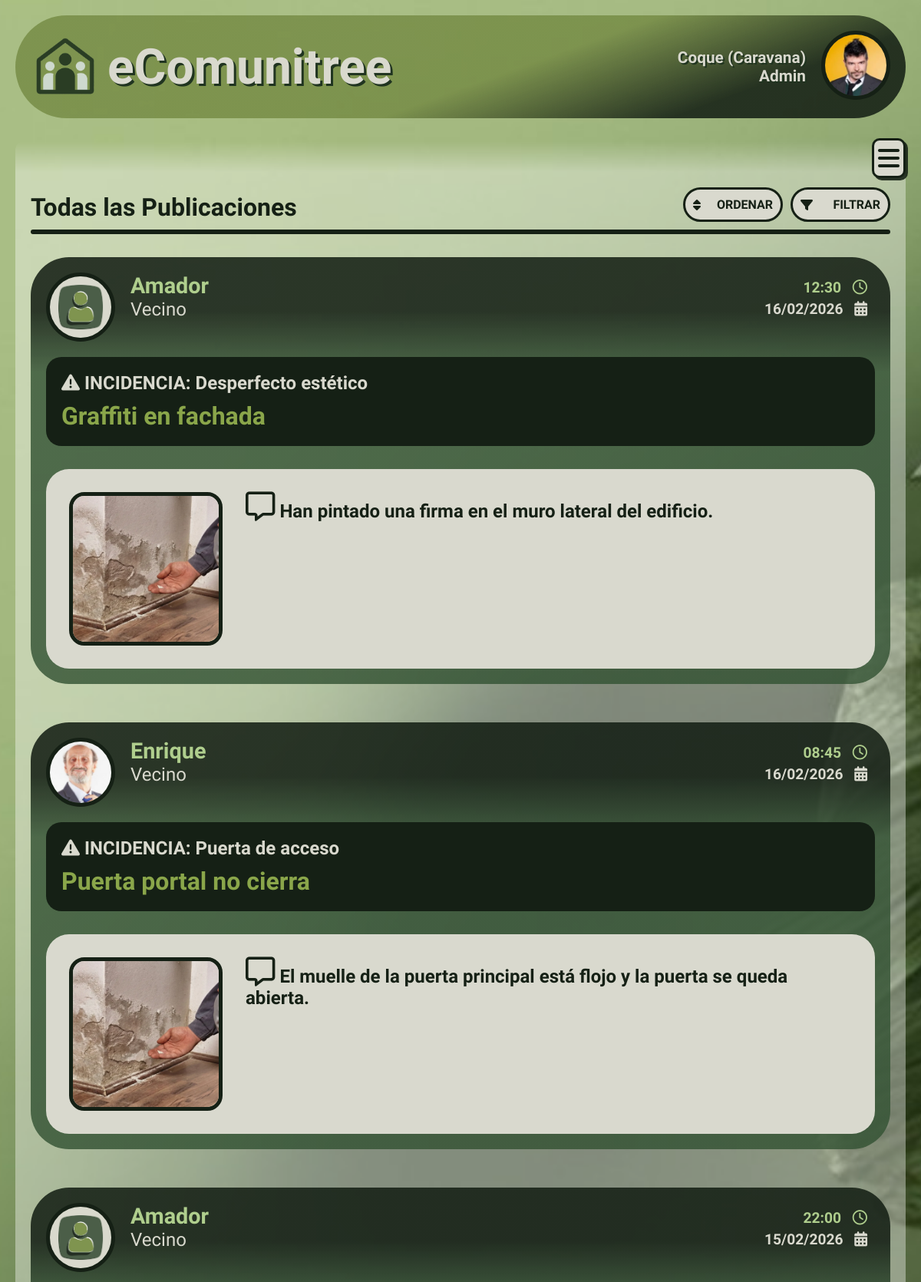
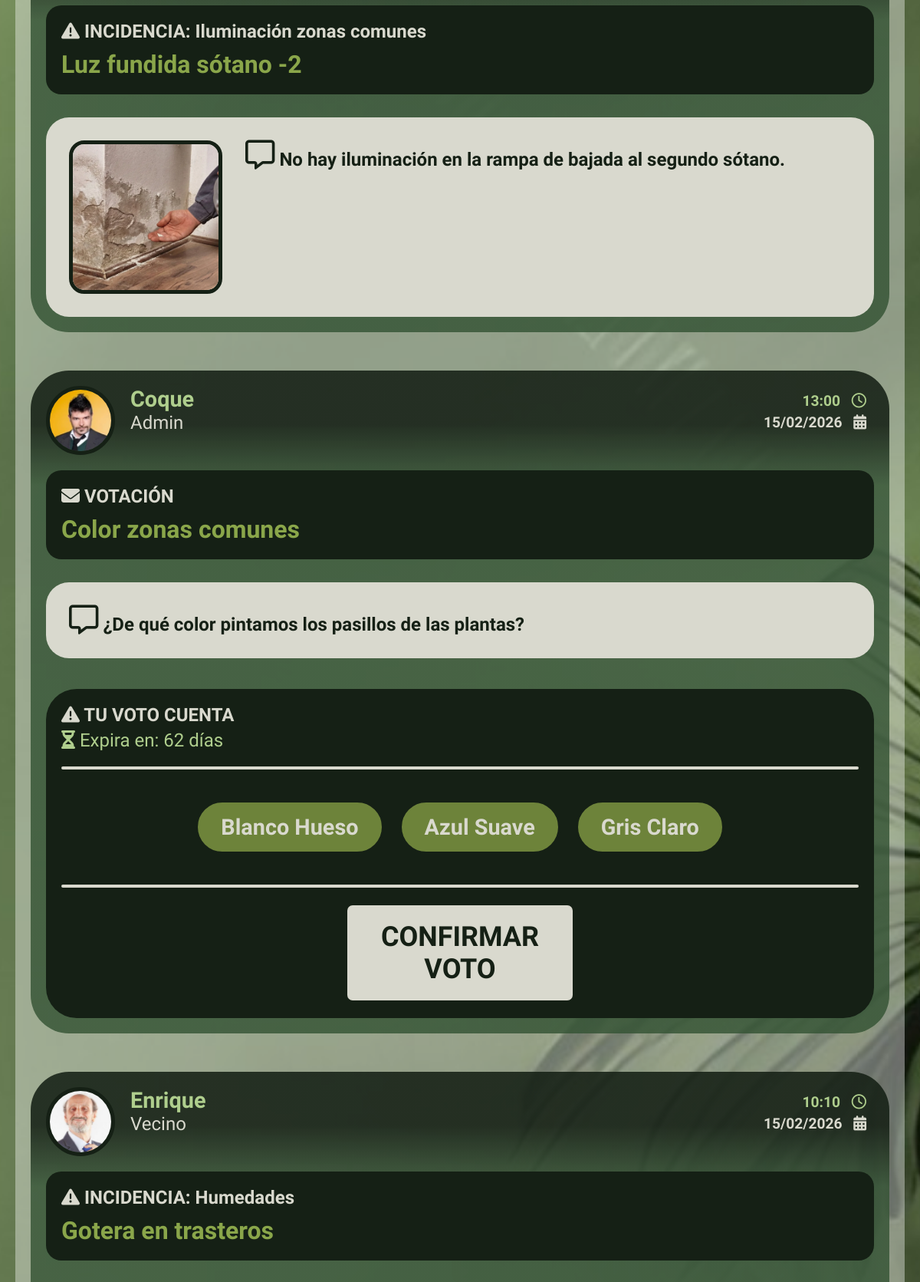
The app's page /index.php (signed in, upper part) with its own data (2 pictures, top to bottom).
### tables this page shows
CREATE TABLE publicaciones (
    id_publicacion INT AUTO_INCREMENT PRIMARY KEY,
    id_usuario INT NOT NULL,
    tipo ENUM('aviso', 'incidencia', 'votacion') NOT NULL,
    titulo VARCHAR(150) NOT NULL,
    contenido TEXT NOT NULL,
    fecha_creacion TIMESTAMP DEFAULT CURRENT_TIMESTAMP,
    FOREIGN KEY (id_usuario) REFERENCES usuarios(id_usuario) ON DELETE CASCADE
);

CREATE TABLE usuarios (
    id_usuario INT AUTO_INCREMENT PRIMARY KEY,
    nombre VARCHAR(100) NOT NULL,
    apellidos VARCHAR(150),
    email VARCHAR(150) NOT NULL UNIQUE,
    password VARCHAR(255) NOT NULL,
    rol ENUM('vecino', 'presidente', 'admin') NOT NULL,
    telefono VARCHAR(20),
    vivienda VARCHAR(20) NOT NULL,
    foto VARCHAR(255) DEFAULT 'default.jpg',
    activo BOOLEAN DEFAULT TRUE,
    fecha_creacion TIMESTAMP DEFAULT CURRENT_TIMESTAMP
);

CREATE TABLE tipos_incidencia (
    id_tipo_incidencia INT AUTO_INCREMENT PRIMARY KEY,
    nombre VARCHAR(100) NOT NULL,
    descripcion TEXT,
    activo BOOLEAN DEFAULT TRUE
);

CREATE TABLE votaciones (
    id_publicacion INT PRIMARY KEY,
    fecha_cierre DATE NOT NULL,
    FOREIGN KEY (id_publicacion) REFERENCES publicaciones(id_publicacion) ON DELETE CASCADE
);

CREATE TABLE opciones_votacion (
    id_opcion INT AUTO_INCREMENT PRIMARY KEY,
    id_publicacion INT NOT NULL,
    texto VARCHAR(150) NOT NULL,
    FOREIGN KEY (id_publicacion) REFERENCES votaciones(id_publicacion) ON DELETE CASCADE
);

### index.php (the view, shortened to what this page needs)
<?php
    include("db/db.inc");
    $num_lineas = 8;
    $pagina = isset($_GET['pag']) ? max(1, intval($_GET['pag'])) : 1;
    $offset = ($pagina - 1) * $num_lineas;
    $resultado = $conn->query(
        "SELECT p.*,
            u.nombre AS autor_nombre, u.rol AS autor_rol, u.foto AS autor_foto,
            i.subtitulo, i.estado, i.prioridad,
            ti.nombre AS tipo_incidencia_nombre,
            v.fecha_cierre
        FROM publicaciones p
        INNER JOIN usuarios u ON p.id_usuario = u.id_usuario
        LEFT JOIN incidencias i ON p.id_publicacion = i.id_publicacion
        LEFT JOIN tipos_incidencia ti ON i.id_tipo_incidencia = ti.id_tipo_incidencia
        LEFT JOIN votaciones v ON p.id_publicacion = v.id_publicacion
        ORDER BY fecha_creacion DESC
        LIMIT $num_lineas OFFSET $offset"
    );
    $publicaciones = $resultado->fetch_all(MYSQLI_ASSOC);
?>
<!DOCTYPE html>
<html lang="en">
<head>
    <link rel="stylesheet" href="css/index/index.css">
</head>
<body>
    <header class="body-header">
        <a href="index.php" class="btn-index">
            <img src="img/logo-transparencia.png" alt="logotipo">
            <h1>eComunitree</h1>
        </a>
        <div class="user">
            <div class="user-name">
                <p><?= $_SESSION["nombre"] ?> (<?= $_SESSION["vivienda"] ?>)</p>
                <p><?= ucfirst($_SESSION["rol"]) ?></p>
            </div>
            <a href="desconectar.php" title="Cerrar sesión">
                <img src="img_user/<?= $_SESSION["foto"]; ?>" alt="Perfil de <?= $_SESSION['nombre']; ?>">
            </a>
        </div>
    </header>
    <main>
        <section class="feed">
            <header class="section-header">
                <h2>Todas las Publicaciones</h2>
                <div class="section-btns">
                    <a href="#" class="btn-order">
                        <i class="fa-solid fa-sort"></i>
                        <p>ORDENAR</p>
                    </a>
                    <a href="#" class="btn-filter">
                        <i class="fa-solid fa-filter"></i>
                        <p>FILTRAR</p>
                    </a>
                </div>
            </header>
            <hr>
            <?php foreach($publicaciones as $p): ?>
                <?php $fecha = new DateTime($p['fecha_creacion']); ?>
                <?php if ($p['tipo'] === 'votacion'): ?>
                    <?php
                        $id_votacion = $p['id_publicacion'];
                        $res_opciones = $conn->query(
                            "SELECT * FROM opciones_votacion
                            WHERE id_publicacion = $id_votacion"
                        );
                        $opciones = $res_opciones->fetch_all(MYSQLI_ASSOC);
                        $fecha_cierre = new DateTime($p['fecha_cierre']);
                        $hoy = new DateTime();
                        $diferencia = $hoy->diff($fecha_cierre);
                        $dias_restantes = $diferencia->invert ? "Finalizada" : $diferencia->format('%a días');
                        $id_usuario = $_SESSION['id_usuario'];
                        $check_voto = $conn->query(
                            "SELECT id_opcion FROM votos
                            WHERE id_usuario = $id_usuario
                            AND id_publicacion = $id_votacion"
                        );
                        $ya_votado = ($check_voto->num_rows > 0);
                    ?>
                    <article class="vote-card">
                        <header class="article-header">
                            <div class="article-header-user">
                                <img src="img_user/<?= $p['autor_foto'] ?>" alt="Foto de <?= $p['autor_nombre'] ?>">
                                <div class="user-info">
                                    <strong> <?= $p['autor_nombre'] ?> </strong>
                                    <p> <?= ucfirst($p['autor_rol']) ?> </p>
                                </div>
                            </div>
                            <div class="article-header-date">
                                <strong> <?= $fecha->format('H:i') ?> <i class="fa-regular fa-clock"></i></strong>
                                <p> <?= $fecha->format('d/m/Y') ?> <i class="fa-solid fa-calendar-days"></i></p>
                            </div>
                        </header>
                        <section class="article-body">
                            <header class="article-body-title">
                                <h3>
                                    <i class="fa-solid fa-envelope"></i>
                                    VOTACIÓN
                                </h3>
                                <h4> <?= $p['titulo'] ?> </h4>
                            </header>
                            <div class="article-body-content">
                                <p>
                                    <i class="fa-regular fa-message"></i>
                                    <?= $p['contenido'] ?>
                                </p>
                            </div>
                            <form class="article-footer" method="POST" action="votar.php">
                                <strong>
                                    <i class="fa-solid fa-triangle-exclamation"></i>
                                    TU VOTO CUENTA
                                </strong>
                                <p>
                                    <i class="fa-solid fa-hourglass-half"></i>
                                    Expira en: <time> <?= $dias_restantes ?> </time>
                                </p>
                                <hr>
                                <div class="vote-btns">
                                    <?php foreach($opciones as $opc): ?>
                                        <label class="vote-option">
                                            <span><?= $opc['texto'] ?></span>
                                        </label>
                                    <?php endforeach; ?>
                                </div>
                                <hr>
                                <?php if (!$diferencia->invert): ?>
                                    <?php if ($ya_votado): ?>
                                        <div class="voted-msg">
                                            <i class="fa-solid fa-circle-check"></i>
                                            Ya has participado en esta votación.
                                        </div>
                                    <?php else: ?>
                                        <button type="submit" class="vote-confirm">CONFIRMAR VOTO</button>
                                    <?php endif; ?>
                                <?php else: ?>
                                    <button class="vote-confirm disabled" disabled>VOTACIÓN CERRADA</button>
                                <?php endif; ?>
                            </form>
                        </section>
                    </article>
                <?php endif; ?>
                <?php if ($p['tipo'] === 'incidencia'): ?>
                    <article class="incidence-card">
                        <header class="article-header">
                            <div class="article-header-user">
                                <img src="img_user/<?= $p['autor_foto'] ?>" alt="Foto de <?= $p['autor_nombre'] ?>">
                                <div class="user-info">
                                    <strong> <?= $p['autor_nombre'] ?> </strong>
                                    <p> <?= ucfirst($p['autor_rol']) ?> </p>
                                </div>
                            </div>
                            <div class="article-header-date">
                                <strong> <?= $fecha->format('H:i') ?> <i class="fa-regular fa-clock"></i></strong>
                                <p> <?= $fecha->format('d/m/Y') ?> <i class="fa-solid fa-calendar-days"></i></p>
                            </div>
                        </header>
                        <section class="article-body">
                            <header class="article-body-title">
                                <h3>
                                <i class="fa-solid fa-triangle-exclamation"></i>
                                    INCIDENCIA: <?= $p['tipo_incidencia_nombre'] ?>
                                </h3>
                                <h4> <?= $p['titulo'] ?> </h4>
                            </header>
                            <div class="article-body-content">
                                <img src="img_incidencias/pintura-desconchada.jpg" alt="">
                                <p>
                                    <i class="fa-regular fa-message"></i>
                                    <?= $p['contenido'] ?>
                                </p>
                            </div>
                        </section>
                    </article>
                <?php endif; ?>
            <?php endforeach; ?>
        </section>
        <label for="menu-toggle" class="menu-button"><i class="fa-solid fa-bars"></i></label>
    </main>
</body>
</html>

### records on screen
publicaciones: id_usuario.foto (placeholder picture), id_usuario.nombre "Amador", id_usuario.rol "Vecino", fecha_creacion "12:30", fecha_creacion "16/02/2026", tipos_incidencia.nombre "Desperfecto estético", titulo "Graffiti en fachada", contenido "Han pintado una firma en el muro lateral del edificio."
publicaciones: id_usuario.foto (picture), id_usuario.nombre "Enrique", id_usuario.rol "Vecino", fecha_creacion "08:45", fecha_creacion "16/02/2026", tipos_incidencia.nombre "Puerta de acceso", titulo "Puerta portal no cierra", contenido "El muelle de la puerta principal está flojo y la puerta se queda abierta."
publicaciones: id_usuario.foto (placeholder picture), id_usuario.nombre "Amador", id_usuario.rol "Vecino", fecha_creacion "22:00", fecha_creacion "15/02/2026", tipos_incidencia.nombre "Iluminación zonas comunes", titulo "Luz fundida sótano -2", contenido "No hay iluminación en la rampa de bajada al segundo sótano."
publicaciones: id_usuario.foto (picture), id_usuario.nombre "Coque", id_usuario.rol "Admin", fecha_creacion "13:00", fecha_creacion "15/02/2026", titulo "Color zonas comunes", contenido "¿De qué color pintamos los pasillos de las plantas?", shows "CONFIRMAR VOTO"
opciones_votacion: texto "Blanco Hueso"
opciones_votacion: texto "Azul Suave"
opciones_votacion: texto "Gris Claro"
publicaciones: id_usuario.foto (picture), id_usuario.nombre "Enrique", id_usuario.rol "Vecino", fecha_creacion "10:10", fecha_creacion "15/02/2026", tipos_incidencia.nombre "Humedades", titulo "Gotera en trasteros"

### other values on screen
$_SESSION["nombre"] "Coque"
$_SESSION["vivienda"] "Caravana"
$_SESSION["rol"] "Admin"
